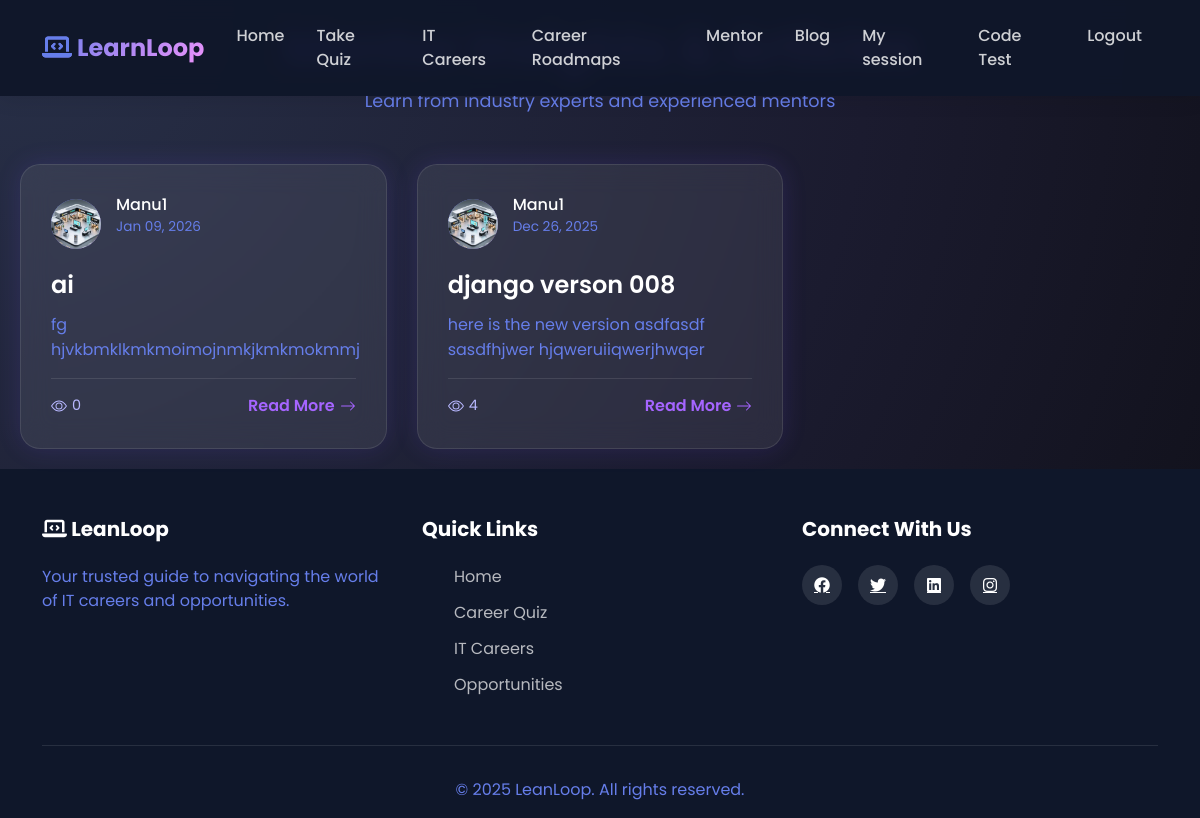
The page /mentor/blog/ on the database as committed earlier.
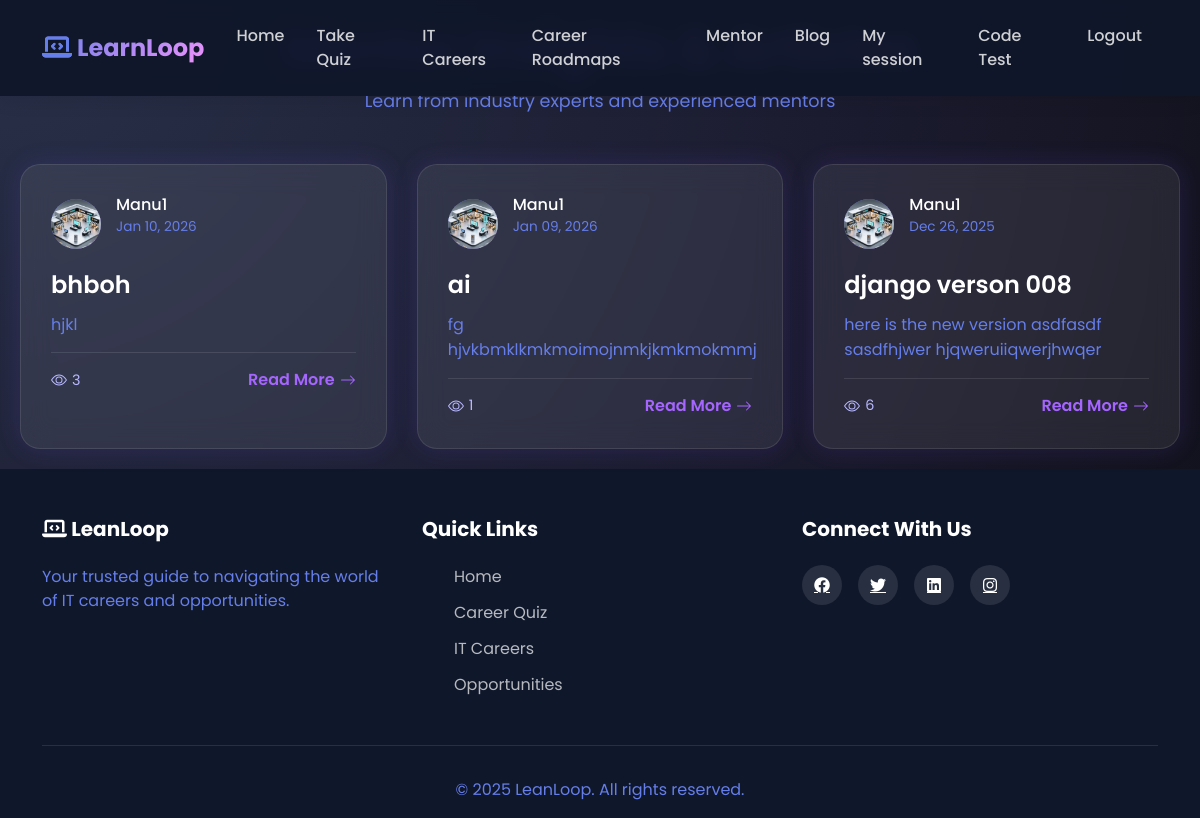
The same page on the database as committed later.
### mentor/models.py (models this page shows, shortened)
class ContentContribution(models.Model):
    STATUS_CHOICES = [
        ('draft', 'Draft'),
        ('pending', 'Pending Review'),
        ('published', 'Published'),
        ('rejected', 'Rejected'),
    ]
    author = models.ForeignKey(
        CustomUser,
        on_delete=models.CASCADE,
        related_name='mentor_contributions'
    )
    title = models.CharField(max_length=200)
    body = models.TextField()
    status = models.CharField(max_length=20, choices=STATUS_CHOICES, default='draft')
    token_reward = models.IntegerField(default=0)
    views_count = models.IntegerField(default=0)
    created_at = models.DateTimeField(auto_now_add=True)
    updated_at = models.DateTimeField(auto_now=True)
    published_at = models.DateTimeField(blank=True, null=True)
    class Meta:
        verbose_name = "Content Contribution"
        verbose_name_plural = "Content Contributions"
        ordering = ['-created_at']

### accounts/models.py (models this page shows, shortened)
class CustomUser(AbstractUser):
    ROLE_CHOICES = (
        ('user', 'User'),
        ('mentor', 'Mentor'),
        ('Admin', 'Admin'),
    )
    role = models.CharField(
        max_length=10,
        choices=ROLE_CHOICES,
        default='user'
    )
    phone_regex = RegexValidator(
    regex=r'^[9876]\d{9}$',
    message="Phone number must be a 10-digit number and start with 9, 8, 7, or 6."
    )
    phone_number = models.CharField(
        max_length=10,
        blank=True,
        null=True,
        validators=[phone_regex],
        unique=True,
        help_text='Enter 10 digit phone number'
    )
    previous_experience = models.BooleanField(blank=True, null=True)
    is_approved=models.BooleanField(default=False)
    gender = models.CharField(
        max_length=20,
        choices=[
            ('male', 'Male'),
            ('female', 'Female'),
            ('other', 'Other'),
            ('prefer_not_to_say', 'Prefer not to say'),
        ],
        blank=True
    )
    profile_photo = models.ImageField(upload_to='mentor_photos/', blank=False, null=True)
    profession = models.CharField(max_length=100, blank=False, null=True)
    experience_years = models.PositiveIntegerField(
        null=True,
        blank=False
    )
    expertise = models.CharField(
        blank=False,
        null=True,
        max_length=100,
    )
    bio = models.CharField(
        blank=False,
        null=True,
    )
    linkedin = models.URLField(blank=True, null=True)
    portfolio = models.URLField(blank=True, null=True)
    available_days = models.JSONField(default=list)  # ["mon", "wed", "fri"]
    available_from = models.TimeField(default="09:00")
    available_to = models.TimeField(default="17:00")
    session_duration = models.CharField(
        max_length=10,
        choices=[
            ('30', '30 Minutes'),
            ('60', '60 Minutes'),
        ],null=True, blank=False
    )
    intro_video = models.FileField(upload_to="mentor_videos/", blank=True, null=True)
    created_at = models.DateTimeField(
        auto_now_add=True,
        null=True
    )

### mentor/views.py (the view)
# urls.py: path('blog/', views.blog_list, name='blog_list'),
def blog_list(request):
    blog_posts = ContentContribution.objects.filter(
        status='published'
    ).select_related('author').order_by('-created_at')
    context = {
        'blog_posts': blog_posts,
    }
    return render(request, 'mentor/blog_list.html', context)

### mentor/templates/mentor/blog_list.html (shortened to what this page needs)
{% extends 'dashboard/userbase.html' %}
{% block content %}
<div class="blog-wrapper">
    <div class="page-header">
        <h1 class="page-title">Mentor Insights & Articles</h1>
        <p class="page-subtitle">Learn from industry experts and experienced mentors</p>
    </div>
    {% if blog_posts %}
    <div class="blog-grid">
        {% for post in blog_posts %}
        <div class="blog-card" onclick="window.location.href='{% url 'blog_detail' post.id %}'">
            <div class="blog-meta">
                <div class="author-avatar">
                    {% if post.author.profile_photo %}
                    <img src="{{ post.author.profile_photo.url }}" style="width: 100%; height: 100%; border-radius: 50%; object-fit: cover;">
                    {% else %}
                    {{ post.author.username.0|upper }}
                    {% endif %}
                </div>
                <div class="author-info">
                    <h5>{{ post.author.username }}</h5>
                    <p>
                        {% if post.published_at %}
                            {{ post.published_at|date:"M d, Y" }}
                        {% else %}
                            {{ post.created_at|date:"M d, Y" }}
                        {% endif %}
                    </p>
                </div>
            </div>
            <h3 class="blog-title">{{ post.title }}</h3>
            <p class="blog-excerpt">{{ post.body|truncatewords:30|striptags }}</p>
            <div class="blog-footer">
                <div class="blog-stats">
                    <span>
                        {{ post.views_count|default:0 }}
                    </span>
                </div>
                <a href="{% url 'blog_detail' post.id %}" class="read-more">
                    Read More
                    <svg width="16" height="16" fill="currentColor" viewBox="0 0 16 16">
                        <path fill-rule="evenodd" d="M1 8a.5.5 0 0 1 .5-.5h11.793l-3.147-3.146a.5.5 0 0 1 .708-.708l4 4a.5.5 0 0 1 0 .708l-4 4a.5.5 0 0 1-.708-.708L13.293 8.5H1.5A.5.5 0 0 1 1 8z"/>
                    </svg>
                </a>
            </div>
        </div>
        {% endfor %}
    </div>
    {% else %}
    <div class="empty-state">
        <h3>📝 No articles published yet</h3>
        <p>Mentors haven't published any blog posts yet. Check back soon!</p>
    </div>
    {% endif %}
</div>
{% endblock %}

Rows that differ between the two databases and show on the page:
added ContentContribution: author.profile_photo (picture), author.username "Manu1", published_at "Jan 10, 2026", title "bhboh", body "hjkl", views_count "3"
changed ContentContribution "ai": views_count "0" → "1"
changed ContentContribution "django verson 008": views_count "4" → "6"
